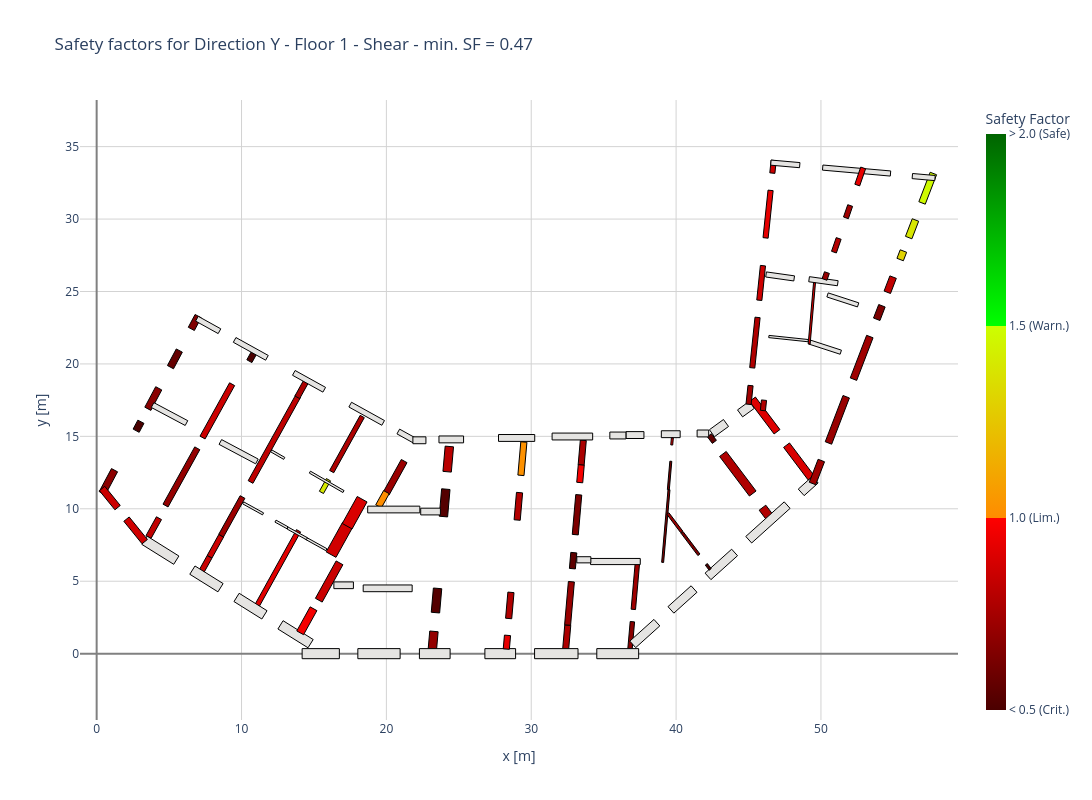

This figure's notebook cell:
### Code cell
direction = 'Y' # or 'X'
floor_id = 0
safety_factor_type = 'Shear' # or 'Bending in plane' or 'Bending out of plane'

S1.plot_wall_safety_factors(S1fs, direction, floor_id, safety_factor_type)
